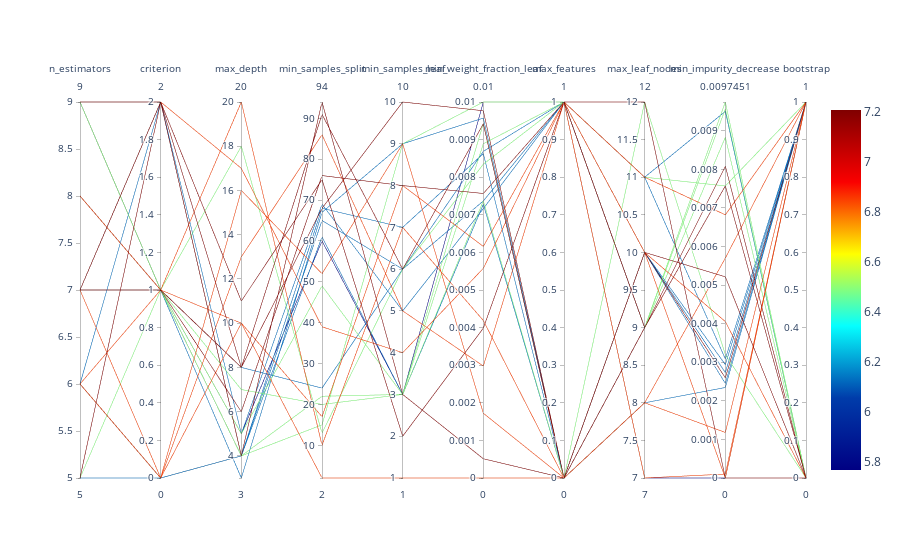

The cell this chart's notebook holds for it:
### Markdown cell above
## Parallel Coordinates Plot

### Code cell
spot_tuner.parallel_plot()

### Figure 1 — Plotly figure (JSON) as saved in the notebook; plotly's stock layout.template omitted (floating-point values rounded to 4 significant figures)
{"data": [{"dimensions": [{"label": "n_estimators", "range": [5, 9], "values": [7, 8, 5, 9, 6, 8, 9, 6, 7, 6, 7, 9, 7, 8, 7, 6, 5, 7, 5, 9, 6, 7, 9]}, {"label": "criterion", "range": [0, 2], "values": [0, 1, 1, 2, 0, 1, 1, 0, 2, 1, 2, 1, 1, 1, 1, 2, 2, 1, 0, 2, 0, 1, 1]}, {"label": "max_depth", "range": [3, 20], "values": [10, 20, 5, 11, 16, 8, 3, 13, 4, 10, 17, 4, 8, 18, 4, 5, 8, 6, 4, 4, 4, 7, 5]}, {"label": "min_samples_split", "range": [2, 94], "values": [2, 10, 49, 75, 52, 24, 67, 86, 94, 17, 39, 15, 91, 13, 22, 69, 68, 76, 61, 68, 65, 20, 60]}, {"label": "min_samples_leaf", "range": [1, 10], "values": [1, 7, 3, 2, 9, 6, 9, 5, 3, 8, 4, 9, 6, 6, 3, 5, 10, 8, 3, 7, 6, 3, 3]}, {"label": "min_weight_fraction_leaf", "range": [0, 0.01], "values": [0, 0.004188, 0.00737, 0.003985, 0.001722, 0.008687, 0.009573, 0.002978, 0.0005116, 0.006159, 0.005576, 0.01, 0.009422, 0.008346, 0.008891, 0.007165, 0.009767, 0.007567, 0.007279, 0.008625, 0.007368, 0.009429, 0.01]}, {"label": "max_features", "range": [0, 1], "values": [0, 0, 0, 1, 0, 1, 0, 1, 0, 1, 1, 1, 0, 1, 1, 1, 0, 1, 0, 0, 1, 0, 1]}, {"label": "max_leaf_nodes", "range": [7, 12], "values": [10, 8, 12, 9, 8, 11, 10, 10, 9, 7, 11, 11, 10, 9, 9, 10, 10, 12, 10, 8, 11, 9, 7]}, {"label": "min_impurity_decrease", "range": [0, 0.009745], "values": [0, 0.00118, 0.003201, 0.008081, 0.005701, 0.009503, 0.002734, 0.004054, 0.00757, 0.0001022, 0.006821, 0.00757, 0.005215, 0.009745, 0.009565, 0.002451, 0.002593, 0, 0.002938, 0.002346, 0.003087, 0.00883, 0]}, {"label": "bootstrap", "range": [0, 1], "values": [1, 1, 0, 0, 1, 0, 1, 0, 0, 1, 1, 1, 0, 0, 0, 1, 1, 0, 1, 1, 1, 0, 1]}], "line": {"cmax": 7.209, "cmin": 5.767, "color": [6.848, 6.848, 6.488, 7.209, 6.848, 6.127, 6.127, 6.848, 7.209, 6.848, 6.848, 6.488, 7.209, 6.488, 6.488, 6.127, 7.209, 7.209, 6.127, 6.127, 6.127, 6.488, 5.767], "colorscale": [[0, "rgb(0,0,131)"], [0.2, "rgb(0,60,170)"], [0.4, "rgb(5,255,255)"], [0.6, "rgb(255,255,0)"], [0.8, "rgb(250,0,0)"], [1, "rgb(128,0,0)"]], "showscale": true}, "type": "parcoords"}], "layout": {}}
